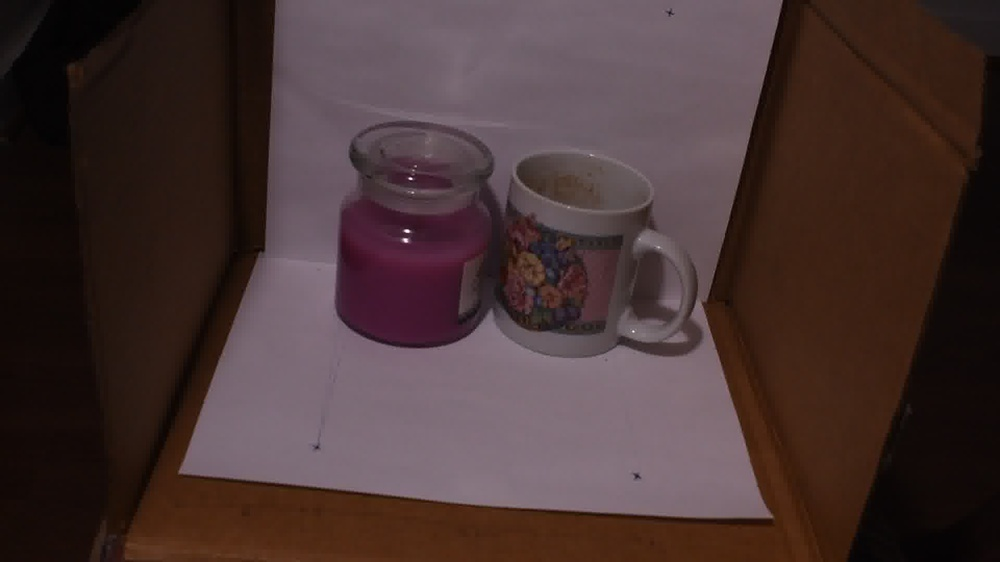
#> input picture custom-data-dump/candle-mug/seq-1/ffmpeg_312.jpg, 1000 x 562 px, shrunk from 1920 x 1080 before the run; its folder holds only this picture in this run
$ jupyter execute 'Direct-Global Separation.ipynb'
#> lines starting #> are read from the running program, lines starting #| are printed output that depends on the picture
[cell 1]
import numpy as np
import cv2
import matplotlib.pyplot as plt
import os

[cell 2]
# [62 lines of commented-out code are left out]

[cell 3]
# load frogge files

# uncomment whatever seq you want to run it on
# img_root = './data/frog'
img_root = './custom-data-dump/candle-mug/seq-1/'
# img_root = './custom-data-dump/fruits/seq-1/'
files = os.listdir(img_root)
files.sort()
files = [f for f in files if 'jpg' in f]

images = []
for fl in files :
    im = cv2.imread(img_root + '/' + fl)[::2,::2]
    im = cv2.cvtColor(im, cv2.COLOR_BGR2RGB)  / 255
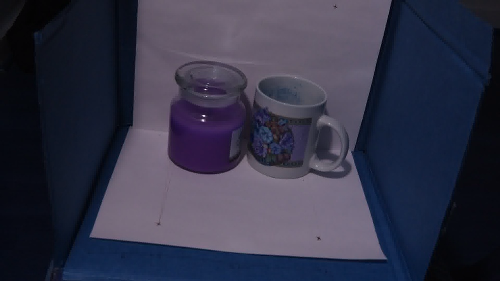
#> im: shape (281, 500, 3) float64; mean B, G, R 0.278, 0.203, 0.2
    images.append(im)
images = np.array(images)
# images = images[:,200:-50,270:630] # mug

[cell 4]
# times = np.ones((images.shape[0])).astype('float32')
# calibrate = cv2.createCalibrateDebevec()
# crf = calibrate.process(images, times)
@np.vectorize
def srgb2lin(s):
    if s <= 0.0404482362771082:
        lin = s / 12.92
    else:
        lin = pow(((s + 0.055) / 1.055), 2.4)
    return lin


def lin2srgb(lin):
    if lin > 0.0031308:
        s = 1.055 * (pow(lin, (1.0 / 2.4))) - 0.055
    else:
        s = 12.92 * lin
    return s


images_lin = srgb2lin(images)
# images_lin = images.copy()

[cell 5]
im_max = np.max(images_lin,0)  # dir + glo
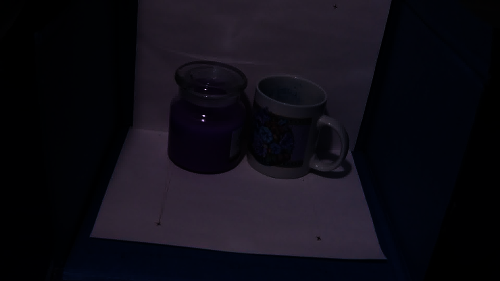
#> im_max: shape (281, 500, 3) float64; mean of channels 0, 1, 2 0.0851, 0.053, 0.0607; drawn as B, G, R
im_min = np.min(images_lin,0)  # glo
im_glo = im_min.copy()
im_dir = im_max - im_min
#> im_dir: shape (281, 500, 3) float64; every value is 0

plt.figure()
plt.imshow(im_glo)
plt.title('global')
plt.show()

plt.figure()
plt.imshow(im_dir)
plt.title('directional')
plt.show()

[cell 6]
# im_dir[im_dir > 0.1] = 0.1

[cell 7]
plt.imshow(im_dir*2)

[cell 8]
plt.imshow(im_glo*2)
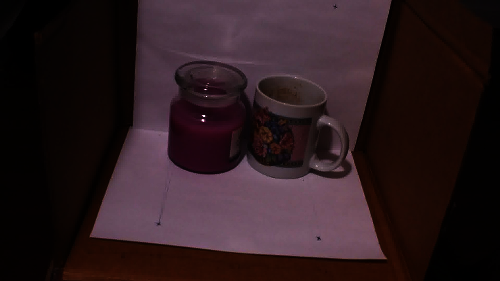
#> shown: shape (281, 500, 3) float64; mean R, G, B 0.17, 0.106, 0.121

[cell 9]
im_glo.shape
#> Out = (281, 500, 3)
